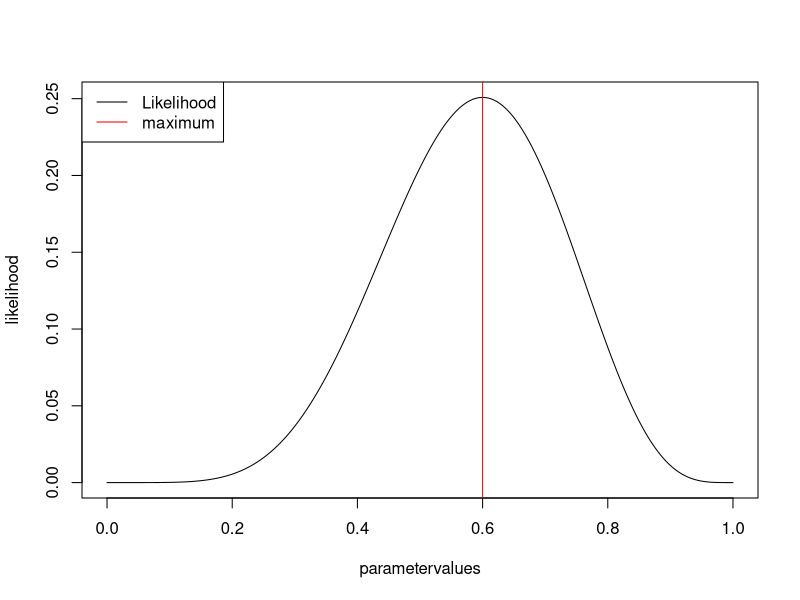
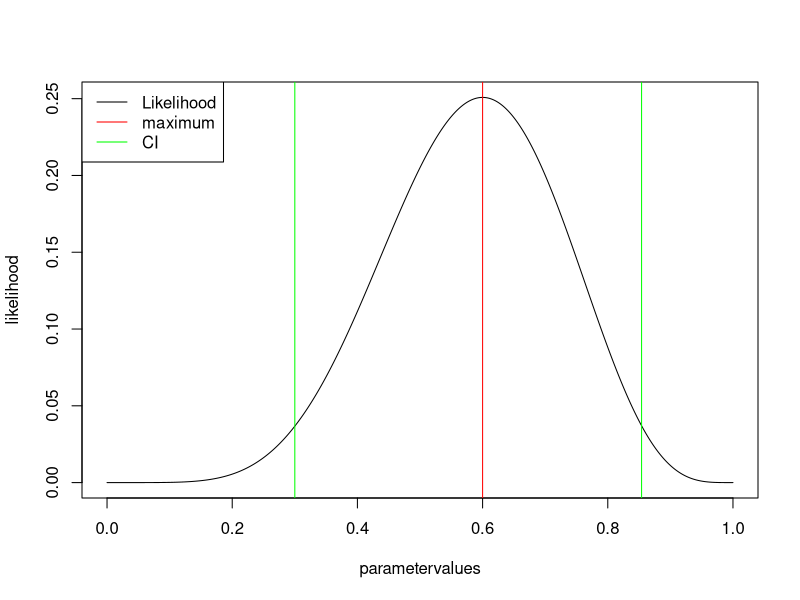
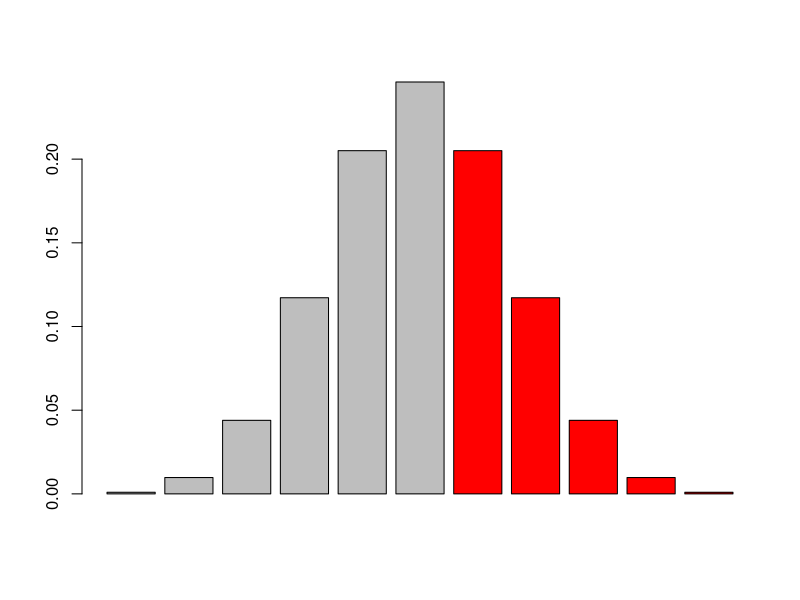
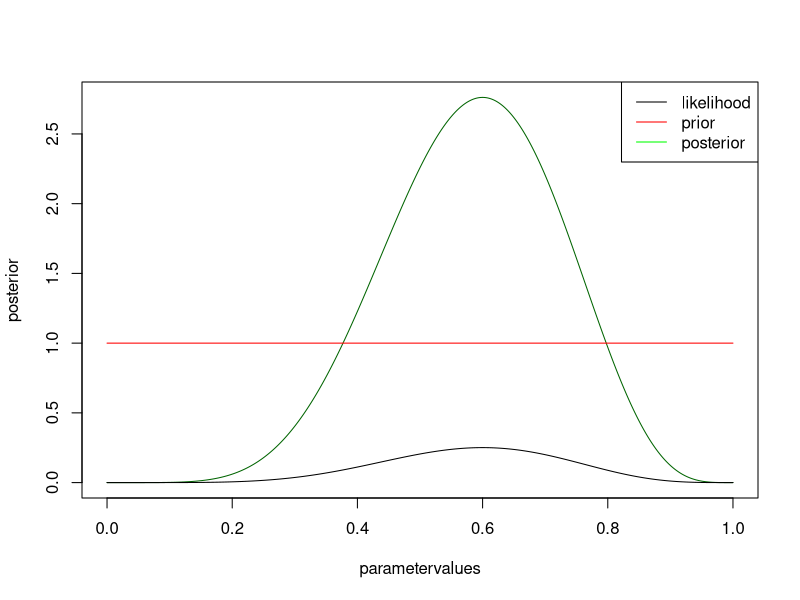
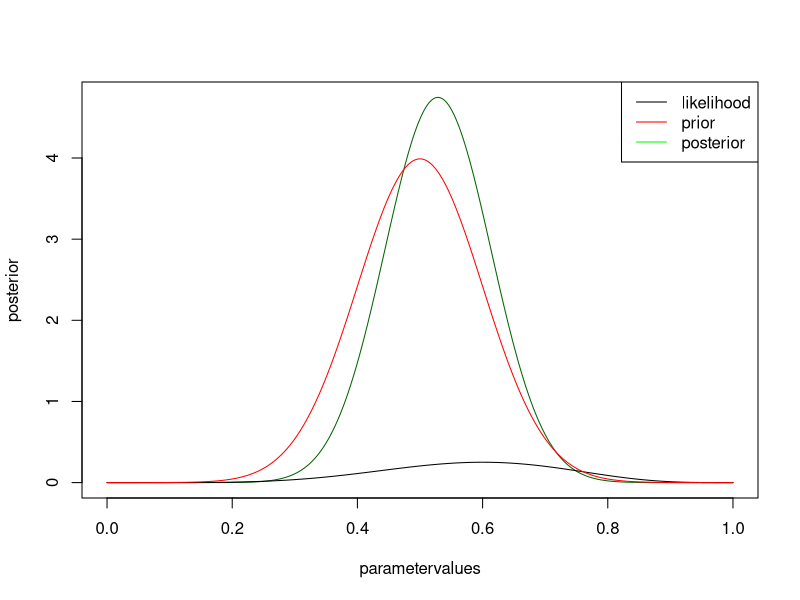
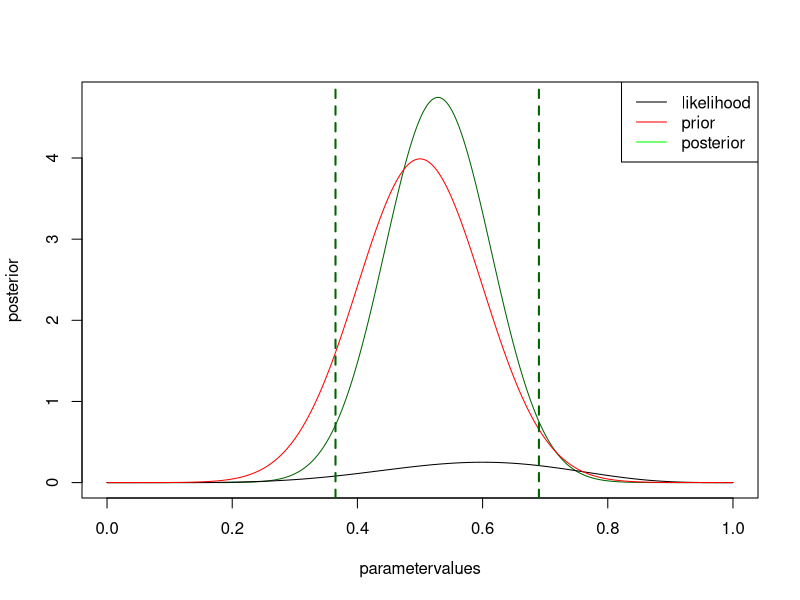
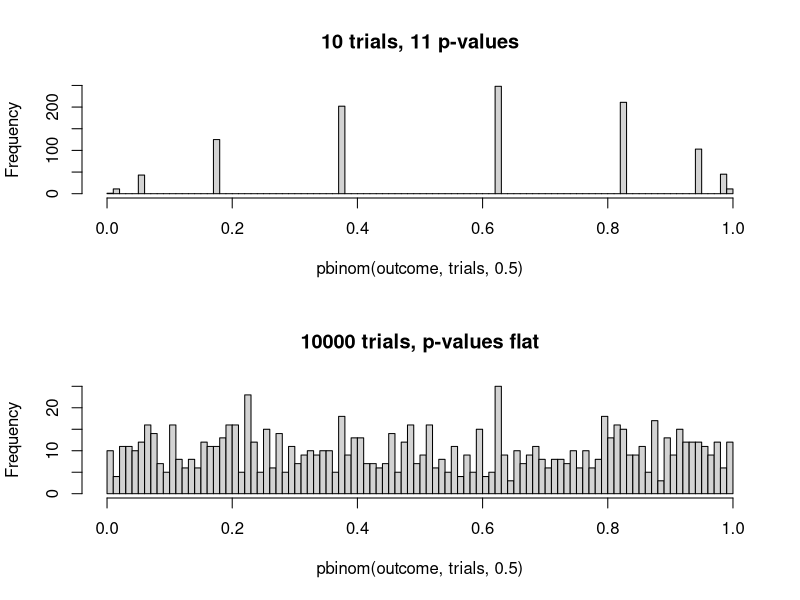

The R source for these figures, in order:
## ---- chunk 1
knitr::opts_chunk$set(fig.width=5, fig.height=5)
## ---- chunk 2
rm(list=ls(all=TRUE))
set.seed(123)
## ---- chunk 3
trials = 10
success = 6
## ---- chunk 4
# parameters to check
parametervalues <- seq(0,1,0.001)
# get the probability for all parametervalues
likelihood <- dbinom(success,trials,parametervalues)

# plot results
plot(parametervalues, likelihood, type = "l")
legend("topleft", legend = c("Likelihood", "maximum"), col = c("black", "red"), lwd = 1)
MLEEstimate <- parametervalues[which.max(likelihood)]
abline(v=MLEEstimate, col = "red")
## ---- chunk 5
plot(parametervalues, likelihood, type = "l")
legend("topleft", legend = c("Likelihood", "maximum", "CI"), col = c("black", "red", "green"), lwd = 1)
MLEEstimate <- parametervalues[which.max(likelihood)]
abline(v=MLEEstimate, col = "red")

confidence.level <- log(max(likelihood)) -1.92
leftCI <- parametervalues[which.min(abs(log(likelihood[1:which.max(likelihood)]) - confidence.level))]
abline(v=leftCI, col = "green")
rightCI <- parametervalues[which.min(abs(log(likelihood[which.max(likelihood):length(likelihood)]) - confidence.level)) + which.max(likelihood) -1]
abline(v=rightCI, col = "green")

## ---- chunk 6
barplot(dbinom(0:10, 10, 0.5), col = c(rep("grey", success ), rep("red", 11-success)))
line(pbinom(0:10,trials,prob = 0.5, lower.tail = F))
## ---- chunk 7
pValue <- pbinom(success-1,trials,prob = 0.5, lower.tail = F)
pValue
pValue < 0.05
## ---- chunk 8
binom.test(7,trials,0.5) # two sided 
binom.test(7,trials,0.5, alternative="greater") # testing for greater
binom.test(7,trials,0.5, alternative="less") # testing for less
## ---- chunk 9
data= rbinom(100,10,0.5)
pValue <- pbinom(data,trials,prob = 0.5, lower.tail = F)
sum(pValue < 0.05)
## ---- chunk 10
pValueAdjusted <- p.adjust(pValue, method = "hochberg")
pValueAdjusted
max(pValueAdjusted < 0.05) == 1
## ---- chunk 11
prior <- rep(1,1001)
posterior <- likelihood * prior / sum(likelihood * prior) * length(parametervalues)

plot(parametervalues, posterior, col = "darkgreen", type = "l")
lines(parametervalues, likelihood)
lines(parametervalues, prior, col = "red" )
legend("topright", c("likelihood", "prior", "posterior"), col = c("black", "red", "green"), lwd = 1 )
## ---- chunk 12
prior <- dnorm(parametervalues, mean = 0.5, sd = 0.1)
posterior <- likelihood * prior / sum(likelihood * prior) * length(parametervalues)

plot(parametervalues, posterior, col = "darkgreen", type = "l")
lines(parametervalues, likelihood)
lines(parametervalues, prior, col = "red" )
legend("topright", c("likelihood", "prior", "posterior"), col = c("black", "red", "green"), lwd = 1 )
## ---- chunk 13
plot(parametervalues, posterior, col = "darkgreen", type = "l")
lines(parametervalues, likelihood)
lines(parametervalues, prior, col = "red" )
legend("topright", c("likelihood", "prior", "posterior"), col = c("black", "red", "green"), lwd = 1 )

cumPost <- cumsum(posterior) / (length(posterior) -1)

leftCI <- parametervalues[which.min(abs(cumPost - 0.025))]
abline(v=leftCI, col = "darkgreen", lty = 2, lwd = 2)
leftCI <- parametervalues[which.min(abs(cumPost - 0.975))]
abline(v=leftCI, col = "darkgreen", lty = 2, lwd = 2)
## ---- chunk 14
par(mfrow=c(2,1))
trials = 10
outcome <- rbinom(1000, trials, 0.5)
hist(pbinom(outcome,trials,0.5), breaks = 100, main = "10 trials, 11 p-values" )
sum(pbinom(outcome,trials,0.5) < 0.05)


trials = 10000
outcome <- rbinom(1000, trials, 0.5)
hist(pbinom(outcome,trials,0.5), breaks = 100, main = "10000 trials, p-values flat"  )
sum(pbinom(outcome,trials,0.5) < 0.05)
